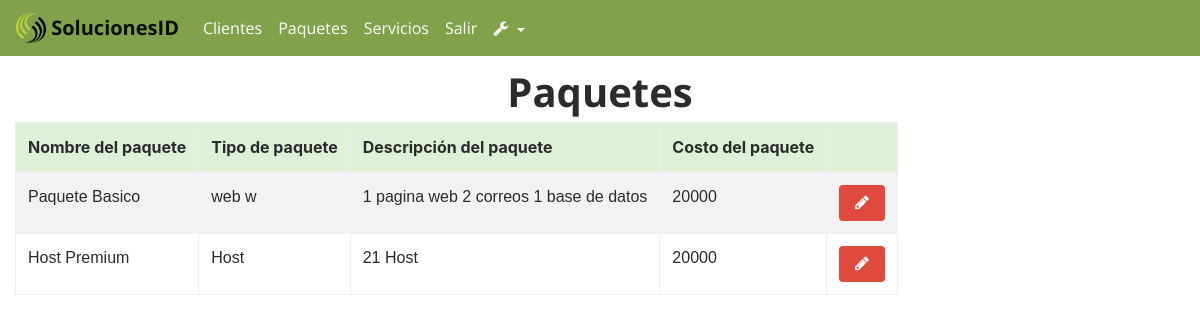
The page /index.php?action=RegistrosPaquetes (signed in) on the database as committed earlier.
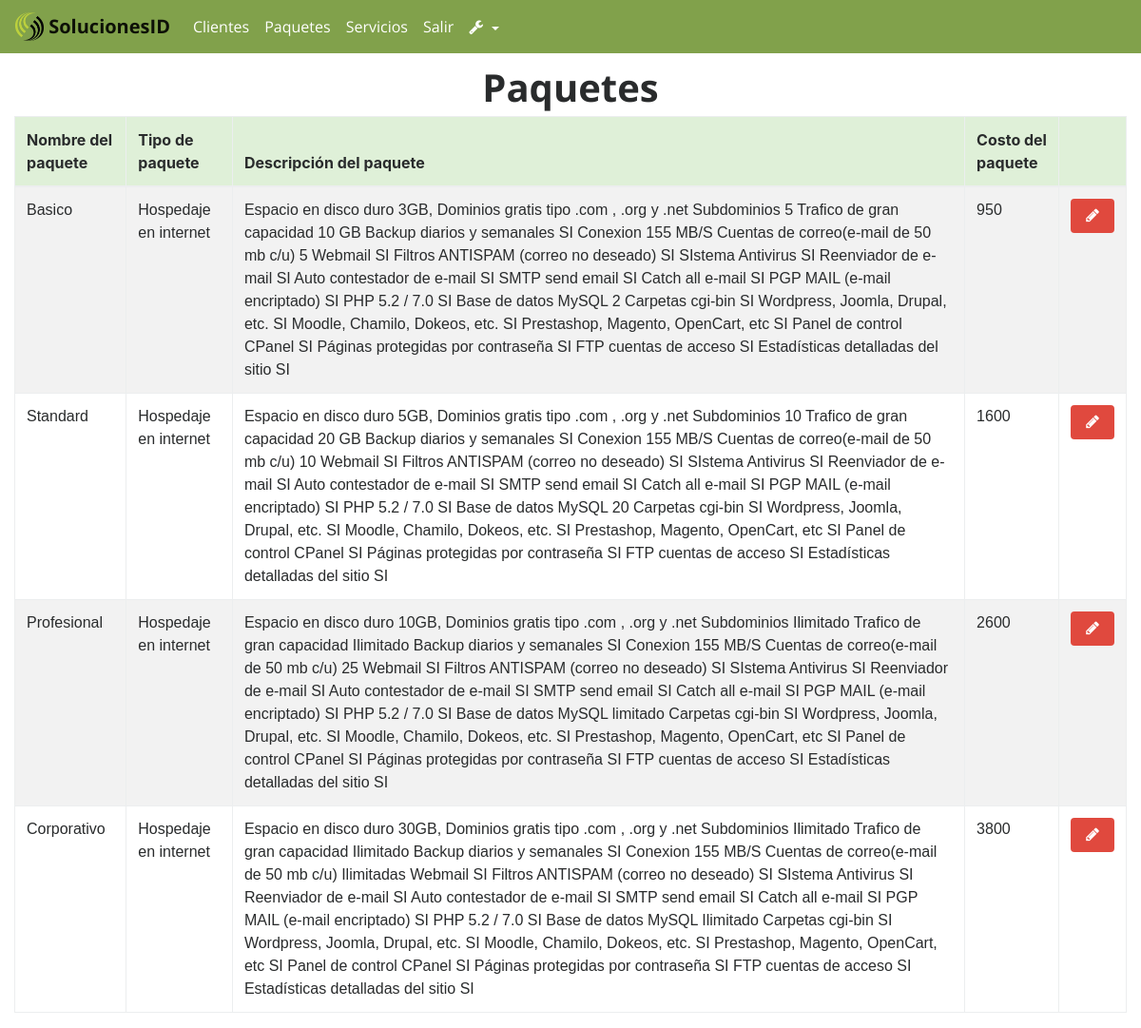
The same page on the database as committed later.
### tables this page shows
CREATE TABLE `Paquete` (
  `nombrePaquete` varchar(50) NOT NULL,
  `idPaquete` int(11) NOT NULL,
  `costoPaquete` int(11) DEFAULT NULL,
  `tipoPaquete` varchar(50) DEFAULT NULL,
  `descripcionPaquete` text
);

### controllers/controllerAdministrador.php (called while the page is built, shortened)
<?php
class ControllerAdministrador{
	public function pagina(){
		include "views/template.php";
	}
	public function enlacesPaginasController(){
		if(isset( $_GET['action'])){
			$enlaces = $_GET['action'];
		}
		else{
			$enlaces = "index";
		}
		$respuesta = Paginas::enlacesPaginasModel($enlaces);
		include $respuesta;
	}
}
?>

### index.php (called while the page is built, shortened)
<?php
require_once 'models/ModelPaquete.php';
require_once "controllers/controllerAdministrador.php";
require_once 'controllers/controllerPaquete.php';
$mvc = new ControllerAdministrador();
$mvc -> pagina();
?>

### models/conexionBD.php (called while the page is built)
<?php
class Conexion{
	public static function conectar(){
		$link = new PDO("mysql:host=localhost;dbname=u700675089_soluc","root","ger3uicab");
		return $link;
	}
}
?>

### models/ModelPaquete.php (called while the page is built, shortened)
<?php
require_once "conexionBD.php";
class ModelPaquete extends Conexion{
	public static function visualizarPaqueteModel(){
		$stmt = Conexion::conectar()->prepare("SELECT idPaquete,nombrePaquete,costoPaquete,tipoPaquete,descripcionPaquete FROM Paquete");
		$stmt->execute();
		return $stmt->fetchAll();
	}
}
?>

### controllers/controllerPaquete.php (the view, shortened to what this page needs)
<?php
 class MvcControllerPaquete{
	  public function visualizarPaqueteController(){
		$respuesta = ModelPaquete::visualizarPaqueteModel();
		foreach($respuesta as $row => $item){
		echo'<tr>
				<td>'.$item["nombrePaquete"].'</td>
				<td>'.$item["tipoPaquete"].'</td>
				<td>'.$item["descripcionPaquete"].'</td>
				<td>'.$item["costoPaquete"].'</td>
								<td><a href="index.php?action=EditarPaquete&idPaquete='.$item["idPaquete"].'"><button class="btn btn-outline-primary"><i class="fa fa-pencil" aria-hidden="true"></i></button></a>
					</td>
				</tr>';
		}
	}
}
 ?>

### views/template.php (shortened to what this page needs)
<!DOCTYPE html>
<html lang="en">
<head>
	<link rel="stylesheet" href="views/assets/css/font-awesome/css/font-awesome.min.css">
	<link rel="stylesheet" href="views/assets/css/style.css">
	<link rel="stylesheet" href="views/assets/css/css/bootstrap.css">
	<link rel="stylesheet" href="views/assets/css/css/dataTables.bootstrap4.css">
	<link rel="stylesheet" href="views/assets/css/css/dataTables.bootstrap4.min.css">
	<link rel="stylesheet" href="views/assets/css/css/buttons.bootstrap4.min.css">
	<link rel="stylesheet" href="views/assets/css/css/bootstrap.min.css">
</head>
<body>
 		<?php include "modules/nav.php"; ?>
<section>
<?php
$mvc = new ControllerAdministrador();
$mvc -> enlacesPaginasController();
 ?>
</section>
</body>
</html>

### views/modules/nav.php (shortened to what this page needs)
 <nav class="navbar navbar-toggleable-md navbar-light fixed-top">
  <a class="navbar-brand" href="index.php?action=RegistrosClientes">
    <img src="views/assets/img/logo.png" width="30" height="30" class="d-inline-block align-top" alt="">
    SolucionesID
  </a>
  <div class="collapse navbar-collapse text-center" id="navbarText" >
    <ul class="navbar-nav mr-auto">
      <li class="nav-item">
            <a class="nav-link" href="index.php?action=RegistrosClientes" > Clientes</a>
          </li>
          <li class="nav-item">
            <a class="nav-link" href="index.php?action=RegistrosPaquetes">Paquetes</a>
          </li>
          <li class="nav-item">
            <a class="nav-link" href="index.php?action=RegistrosServicios">Servicios</a>
          </li>
          <li class="nav-item">
            <a class="nav-link" href="index.php?action=salir">Salir</a>
          </li>
          <li class="nav-item dropdown">
          <a class="nav-link dropdown-toggle" href="http://example.com" id="navbarDropdownMenuLink" data-toggle="dropdown" aria-haspopup="true" aria-expanded="false">
            <i class="fa fa-wrench" aria-hidden="true" ></i>
          </a>
        </li>
    </ul>
  </div>
</nav>

### views/modules/RegistrosPaquetes.php (shortened to what this page needs)
<h1 class="text-center animated fast fadeIn">Paquetes</h1>
	<div class="table-responsive col-sm-12 margin-bottom ">
		<table id="tdPaquetes" class="table table-responsive table-striped table-bordered table-hover animated  fadeIn ">
			<thead>
			<tr class="table-success">
				<th>Nombre del paquete</th>
				<th>Tipo de paquete</th>
				<th>Descripci&oacute;n del paquete</th>
				<th>Costo del paquete</th>
				<th></th>
			</tr>
			</thead>
			<tbody>
			<?php
				$vistaCliente = new MvcControllerPaquete();
				$vistaCliente -> visualizarPaqueteController();
			?>
			</tbody>
		</table>
	</div>

### views/assets/css/style.css (style rules this page uses)
* { padding: 0; margin: 0; box-sizing: content-box; }
body { padding-top: 70px; }
nav { background-color: #81A14B; font-weight: bold; font-family: 'Open Sans', sans-serif; }
.animated { -webkit-animation-duration: 1s; animation-duration: 1s; -webkit-animation-fill-mode: both; animation-fill-mode: both; }
.fast { -webkit-animation-duration: 0.4s; animation-duration: 0.4s; -webkit-animation-fill-mode: both; animation-fill-mode: both; }
.fadeIn { animation-name: fadeIn; }
h1 { font-size: 30px; font-weight: bold; }
.text-center { font-family: 'Open Sans', sans-serif; font-weight:bold; }
#navbarText ul li a { color: #fff; font-weight: initial; }
#tdPaquetes tbody td button { background-color: #E0493E; color: white; border: black; }
#tdPaquetes tbody td { font-family: 'Helvetica'; }

Rows that differ between the two databases and show on the page:
removed paquete: nombrePaquete "Paquete Basico", tipoPaquete "web w", descripcionPaquete "1 pagina web 2 correos 1 base de datos", costoPaquete "20000"
removed paquete: nombrePaquete "Host Premium", tipoPaquete "Host", descripcionPaquete "21 Host", costoPaquete "20000"
added paquete: nombrePaquete "Basico", tipoPaquete "Hospedaje en internet", descripcionPaquete "Espacio en disco duro 3GB, Dominios gratis tipo .com , .org y .net Subdominios 5 Trafico de gran capacidad 10 GB Backup diarios y semanales SI Conexion 155 MB/S Cuentas de correo(e-mail de 50 mb c/u) 5 Webmail SI Filtros ANTISPAM (correo no deseado) SI SIstema Antivirus SI Reenviador de e-mail SI Auto contestador de e-mail SI SMTP send email SI Catch all e-mail SI PGP MAIL (e-mail encriptado) SI PHP 5.2 / 7.0 SI Base de datos MySQL 2 Carpetas cgi-bin SI Wordpress, Joomla, Drupal, etc. SI Moodle, Chamilo, Dokeos, etc. SI Prestashop, Magento, OpenCart, etc SI Panel de control CPanel SI Páginas protegidas por contraseña SI FTP cuentas de acceso SI Estadísticas detalladas del sitio SI", costoPaquete "950"
added paquete: nombrePaquete "Standard", tipoPaquete "Hospedaje en internet", descripcionPaquete "Espacio en disco duro 5GB, Dominios gratis tipo .com , .org y .net Subdominios 10 Trafico de gran capacidad 20 GB Backup diarios y semanales SI Conexion 155 MB/S Cuentas de correo(e-mail de 50 mb c/u) 10 Webmail SI Filtros ANTISPAM (correo no deseado) SI SIstema Antivirus SI Reenviador de e-mail SI Auto contestador de e-mail SI SMTP send email SI Catch all e-mail SI PGP MAIL (e-mail encriptado) SI PHP 5.2 / 7.0 SI Base de datos MySQL 20 Carpetas cgi-bin SI Wordpress, Joomla, Drupal, etc. SI Moodle, Chamilo, Dokeos, etc. SI Prestashop, Magento, OpenCart, etc SI Panel de control CPanel SI Páginas protegidas por contraseña SI FTP cuentas de acceso SI Estadísticas detalladas del sitio SI", costoPaquete "1600"
added paquete: nombrePaquete "Profesional", tipoPaquete "Hospedaje en internet", descripcionPaquete "Espacio en disco duro 10GB, Dominios gratis tipo .com , .org y .net Subdominios Ilimitado Trafico de gran capacidad Ilimitado Backup diarios y semanales SI Conexion 155 MB/S Cuentas de correo(e-mail de 50 mb c/u) 25 Webmail SI Filtros ANTISPAM (correo no deseado) SI SIstema Antivirus SI Reenviador de e-mail SI Auto contestador de e-mail SI SMTP send email SI Catch all e-mail SI PGP MAIL (e-mail encriptado) SI PHP 5.2 / 7.0 SI Base de datos MySQL limitado Carpetas cgi-bin SI Wordpress, Joomla, Drupal, etc. SI Moodle, Chamilo, Dokeos, etc. SI Prestashop, Magento, OpenCart, etc SI Panel de control CPanel SI Páginas protegidas por contraseña SI FTP cuentas de acceso SI Estadísticas detalladas…", costoPaquete "2600"
added paquete: nombrePaquete "Corporativo", tipoPaquete "Hospedaje en internet", descripcionPaquete "Espacio en disco duro 30GB, Dominios gratis tipo .com , .org y .net Subdominios Ilimitado Trafico de gran capacidad Ilimitado Backup diarios y semanales SI Conexion 155 MB/S Cuentas de correo(e-mail de 50 mb c/u) Ilimitadas Webmail SI Filtros ANTISPAM (correo no deseado) SI SIstema Antivirus SI Reenviador de e-mail SI Auto contestador de e-mail SI SMTP send email SI Catch all e-mail SI PGP MAIL (e-mail encriptado) SI PHP 5.2 / 7.0 SI Base de datos MySQL Ilimitado Carpetas cgi-bin SI Wordpress, Joomla, Drupal, etc. SI Moodle, Chamilo, Dokeos, etc. SI Prestashop, Magento, OpenCart, etc SI Panel de control CPanel SI Páginas protegidas por contraseña SI FTP cuentas de acceso SI Estadísticas…", costoPaquete "3800"
